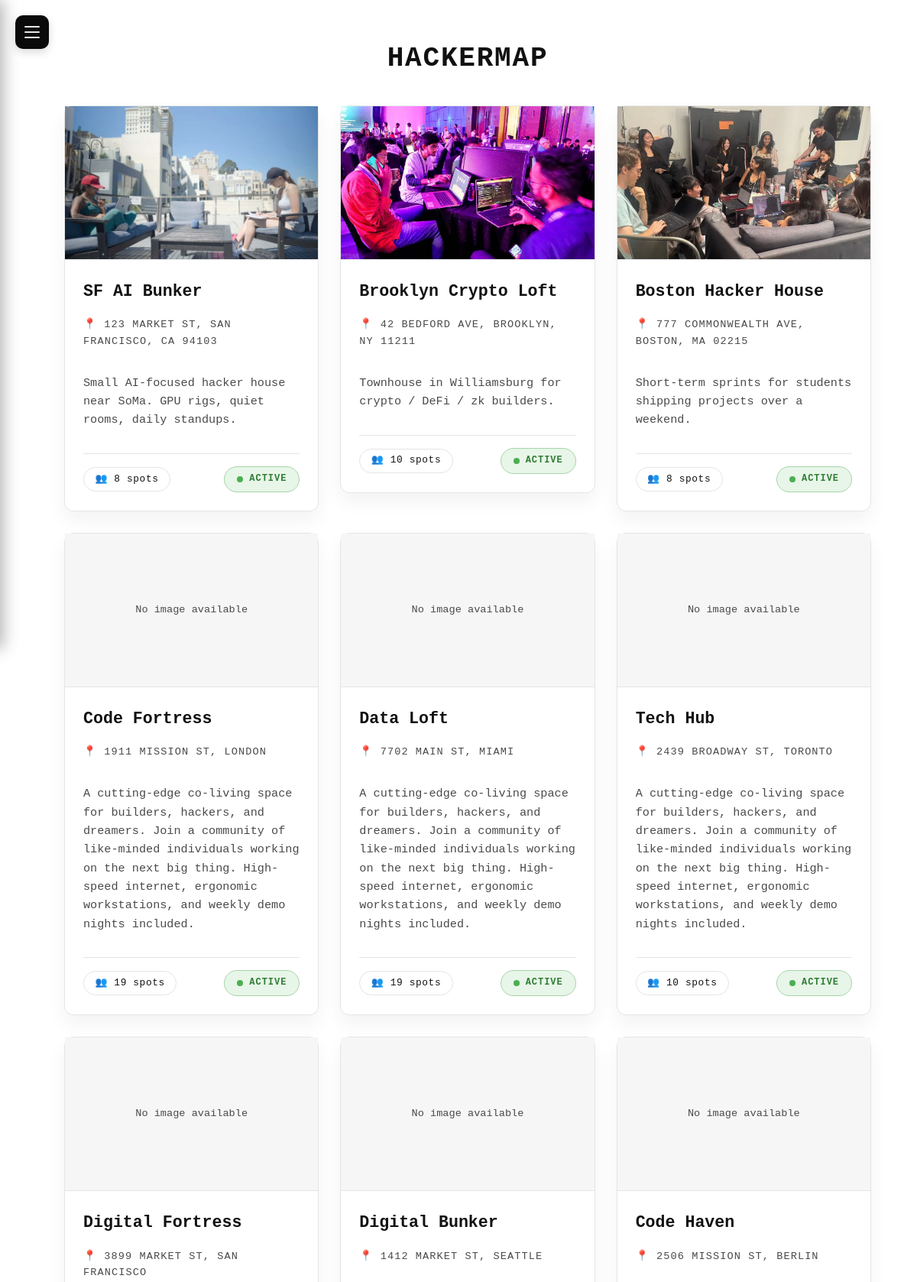
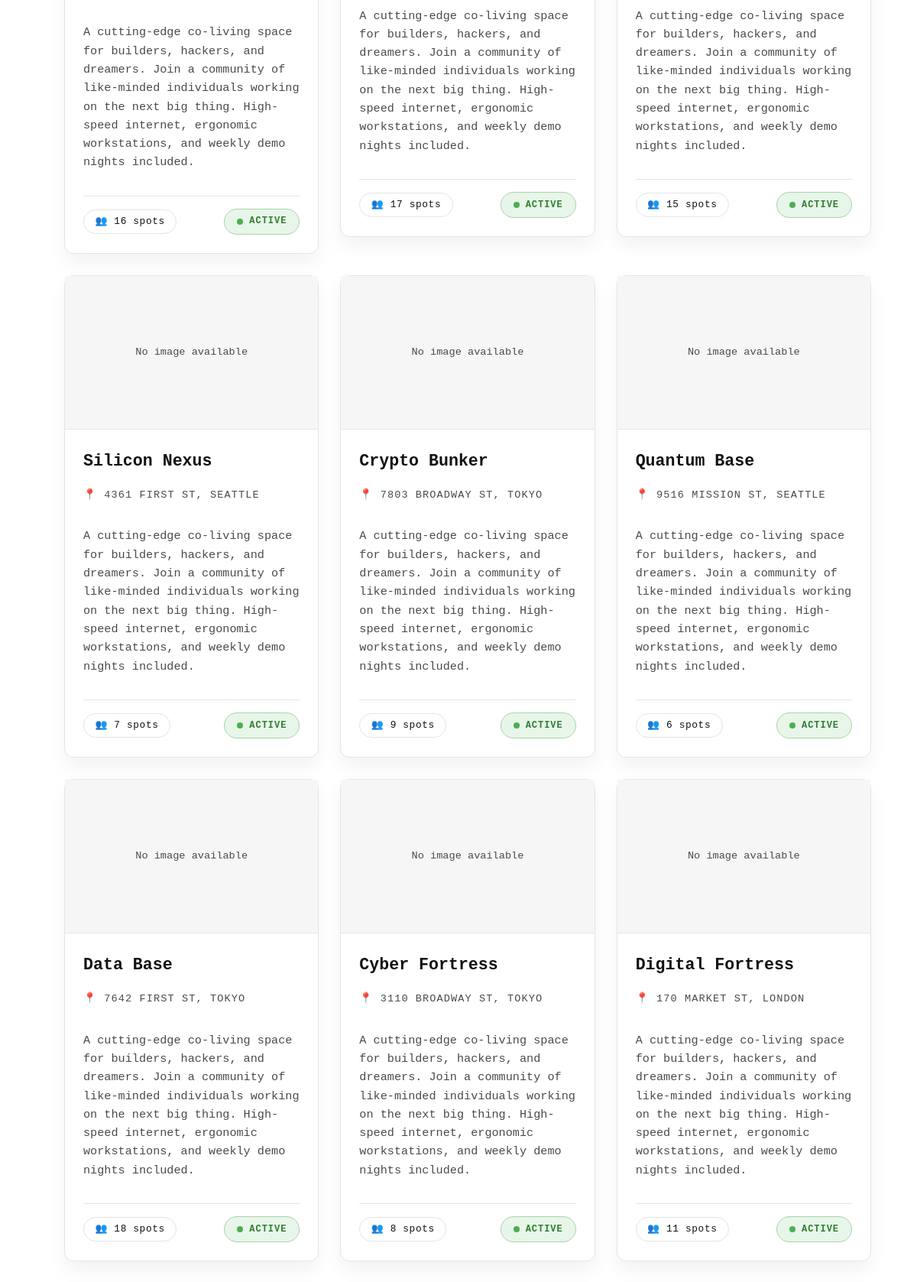
Screenshot of /houses/ (upper part) with the database file from the repository (2 pictures, top to bottom).
### project/models.py (models this page shows, shortened)
class HackerHouse(models.Model):
    host = models.ForeignKey(
        settings.AUTH_USER_MODEL,
        on_delete=models.CASCADE,
        related_name="hosted_houses",
    )
    title = models.CharField(max_length=255)
    description = models.TextField(blank=True)
    address = models.CharField(max_length=255)
    capacity = models.PositiveIntegerField()
    is_active = models.BooleanField(default=True)
    members = models.ManyToManyField(
        settings.AUTH_USER_MODEL,
        related_name="member_houses",
        blank=True,
    )
    created_at = models.DateTimeField(auto_now_add=True)
    updated_at = models.DateTimeField(auto_now=True)

class HouseImage(models.Model):
    house = models.ForeignKey(
        HackerHouse,
        on_delete=models.CASCADE,
        related_name="images",
    )
    image = models.ImageField(upload_to="house_images/")
    caption = models.CharField(max_length=255, blank=True)
    uploaded_at = models.DateTimeField(auto_now_add=True)

### project/views.py (the view)
# urls.py: path('houses/', HackerHouseListView.as_view(), name='hackerhouse_list'),
class HackerHouseListView(ListView):
    model = HackerHouse
    template_name = "hackerhouse_list.html"
    context_object_name = "hackerhouses"
    def get_queryset(self):
        return HackerHouse.objects.prefetch_related('images').all()

### project/templates/hackerhouse_list.html (shortened to what this page needs)
{% extends 'base.html' %}
{% block content %}
<div class="list-header">
    <h1>HackerMap</h1>
</div>
<div class="grid">
    {% for house in hackerhouses %}
    <a href="{% url 'hackerhouse_detail' house.pk %}" class="card-link">
        <article class="card">
            {% if house.images.all %}
            <img src="{{ house.images.all.0.image.url }}" alt="{{ house.title }}" class="card-image">
            {% else %}
            <div class="card-image no-image">
                No image available
            </div>
            {% endif %}
            <div class="card-content">
                <h2 class="card-title">{{ house.title }}</h2>
                <div class="card-address">
                    📍 {{ house.address }}
                </div>
                <p class="card-description">{{ house.description }}</p>
                <div class="card-footer">
                    <span class="capacity-badge">
                        👥 {{ house.capacity }} spots
                    </span>
                    <span class="status-indicator {% if house.is_active %}active{% else %}inactive{% endif %}">
                        <span class="status-dot"></span>
                        <span class="status-text">{% if house.is_active %}Active{% else %}Inactive{% endif %}</span>
                    </span>
                </div>
            </div>
        </article>
    </a>
    {% empty %}
    <p>No hacker houses found.</p>
    {% endfor %}
</div>
{% endblock %}

### project/static/project/styles.css (style rules this page uses)
:root { --bg-color: #ffffff; --card-bg: #ffffff; --text-primary: #111111; --text-secondary: #4a4a4a; --accent-color: #000000; --border-color: #e5e5e5; --shadow: 0 12px 24px rgb(0 0 0 / 0.05); --radius: 0.75rem; --sidebar-width: 260px; --sidebar-bg: #0a0a0a; --sidebar-text: #e8e8e8; --sidebar-hover: #1a1a1a; --sidebar-accent: #474747; --trigger-size: 44px; }
body { font-family: 'Andale Mono', monospace; background-color: var(--bg-color); color: var(--text-primary); margin: 0; padding: 0; line-height: 1.6; min-height: 100vh; }
h1 { font-family: 'Andale Mono', monospace; font-size: clamp(2rem, 3vw, 3rem); font-weight: 700; margin: 0 auto 3rem; text-align: center; letter-spacing: 0.05em; text-transform: uppercase; border-bottom: 1px solid var(--border-color); padding-bottom: 1rem; max-width: 960px; }
.grid { display: grid; grid-template-columns: repeat(auto-fill, minmax(320px, 1fr)); gap: 1.75rem; padding: 0; max-width: 1200px; margin: 0 auto; }
.card-link { text-decoration: none; color: inherit; display: block; }
.card { background: var(--card-bg); border: 1px solid var(--border-color); border-radius: var(--radius); box-shadow: var(--shadow); display: flex; flex-direction: column; transition: border-color 0.2s ease, transform 0.2s ease; }
.card-image { width: 100%; height: 200px; object-fit: cover; background-color: #f2f2f2; border-bottom: 1px solid var(--border-color); }
.card-content { font-family: 'Andale Mono', monospace; padding: 1.5rem; flex-grow: 1; display: flex; flex-direction: column; gap: 1rem; }
.card-title { font-family: 'Andale Mono', monospace; font-size: 1.35rem; font-weight: 600; margin: 0; color: var(--text-primary); }
.card-address { font-size: 0.85rem; color: var(--text-secondary); text-transform: uppercase; letter-spacing: 0.08em; }
.card-description { font-family: 'Andale Mono', monospace; font-size: 0.95rem; color: var(--text-secondary); flex-grow: 1; }
.card-footer { font-family: 'Andale Mono', monospace; display: flex; justify-content: space-between; align-items: center; padding-top: 1rem; border-top: 1px solid var(--border-color); }
.capacity-badge { border: 1px solid var(--border-color); padding: 0.3rem 0.9rem; border-radius: 999px; font-size: 0.8rem; font-weight: 500; letter-spacing: 0.05em; color: var(--text-primary); }
.no-image { display: flex; align-items: center; justify-content: center; color: var(--text-secondary); font-size: 0.85rem; background: #f6f6f6; }
.status-indicator { display: inline-flex; align-items: center; gap: 0.5rem; padding: 0.4rem 1rem; border-radius: 999px; font-size: 0.75rem; font-weight: 600; letter-spacing: 0.08em; text-transform: uppercase; }
.status-indicator.active { background: #e8f5e9; color: #2e7d32; border: 1px solid #a5d6a7; }
.status-dot { width: 8px; height: 8px; border-radius: 50%; animation: pulse 2s infinite; }
.status-indicator.active .status-dot { background: #4caf50; box-shadow: 0 0 0 0 rgba(76, 175, 80, 0.4); }
.list-header { display: flex; align-items: center; justify-content: center; gap: 1.5rem; max-width: 1200px; margin: 0 auto 2rem; }
.list-header h1 { margin: 0; border-bottom: none; padding-bottom: 0; max-width: none; text-align: left; }

### rows the page displays
HackerHouse: images.all.0.image (picture), title "SF AI Bunker", address "123 MARKET ST, SAN FRANCISCO, CA 94103", description "Small AI-focused hacker house near SoMa. GPU rigs, quiet rooms, daily standups.", capacity "8", is_active "ACTIVE"
HackerHouse: images.all.0.image (picture), title "Brooklyn Crypto Loft", address "42 BEDFORD AVE, BROOKLYN, NY 11211", description "Townhouse in Williamsburg for crypto / DeFi / zk builders.", capacity "10", is_active "ACTIVE"
HackerHouse: images.all.0.image (picture), title "Boston Hacker House", address "777 COMMONWEALTH AVE, BOSTON, MA 02215", description "Short-term sprints for students shipping projects over a weekend.", capacity "8", is_active "ACTIVE"
HackerHouse: shows "No image available", title "Code Fortress", address "1911 MISSION ST, LONDON", description "A cutting-edge co-living space for builders, hackers, and dreamers. Join a community of like-minded individuals working on the next big thing. High-speed internet, ergonomic workstations, and weekly demo nights included.", capacity "19", is_active "ACTIVE"
HackerHouse: shows "No image available", title "Data Loft", address "7702 MAIN ST, MIAMI", description "A cutting-edge co-living space for builders, hackers, and dreamers. Join a community of like-minded individuals working on the next big thing. High-speed internet, ergonomic workstations, and weekly demo nights included.", capacity "19", is_active "ACTIVE"
HackerHouse: shows "No image available", title "Tech Hub", address "2439 BROADWAY ST, TORONTO", description "A cutting-edge co-living space for builders, hackers, and dreamers. Join a community of like-minded individuals working on the next big thing. High-speed internet, ergonomic workstations, and weekly demo nights included.", capacity "10", is_active "ACTIVE"
HackerHouse: shows "No image available", title "Digital Fortress", address "3899 MARKET ST, SAN FRANCISCO", description "A cutting-edge co-living space for builders, hackers, and dreamers. Join a community of like-minded individuals working on the next big thing. High-speed internet, ergonomic workstations, and weekly demo nights included.", capacity "16", is_active "ACTIVE"
HackerHouse: shows "No image available", title "Digital Bunker", address "1412 MARKET ST, SEATTLE", description "A cutting-edge co-living space for builders, hackers, and dreamers. Join a community of like-minded individuals working on the next big thing. High-speed internet, ergonomic workstations, and weekly demo nights included.", capacity "17", is_active "ACTIVE"
HackerHouse: shows "No image available", title "Code Haven", address "2506 MISSION ST, BERLIN", description "A cutting-edge co-living space for builders, hackers, and dreamers. Join a community of like-minded individuals working on the next big thing. High-speed internet, ergonomic workstations, and weekly demo nights included.", capacity "15", is_active "ACTIVE"
HackerHouse: shows "No image available", title "Silicon Nexus", address "4361 FIRST ST, SEATTLE", description "A cutting-edge co-living space for builders, hackers, and dreamers. Join a community of like-minded individuals working on the next big thing. High-speed internet, ergonomic workstations, and weekly demo nights included.", capacity "7", is_active "ACTIVE"
HackerHouse: shows "No image available", title "Crypto Bunker", address "7803 BROADWAY ST, TOKYO", description "A cutting-edge co-living space for builders, hackers, and dreamers. Join a community of like-minded individuals working on the next big thing. High-speed internet, ergonomic workstations, and weekly demo nights included.", capacity "9", is_active "ACTIVE"
HackerHouse: shows "No image available", title "Quantum Base", address "9516 MISSION ST, SEATTLE", description "A cutting-edge co-living space for builders, hackers, and dreamers. Join a community of like-minded individuals working on the next big thing. High-speed internet, ergonomic workstations, and weekly demo nights included.", capacity "6", is_active "ACTIVE"
HackerHouse: shows "No image available", title "Data Base", address "7642 FIRST ST, TOKYO", description "A cutting-edge co-living space for builders, hackers, and dreamers. Join a community of like-minded individuals working on the next big thing. High-speed internet, ergonomic workstations, and weekly demo nights included.", capacity "18", is_active "ACTIVE"
HackerHouse: shows "No image available", title "Cyber Fortress", address "3110 BROADWAY ST, TOKYO", description "A cutting-edge co-living space for builders, hackers, and dreamers. Join a community of like-minded individuals working on the next big thing. High-speed internet, ergonomic workstations, and weekly demo nights included.", capacity "8", is_active "ACTIVE"
HackerHouse: shows "No image available", title "Digital Fortress", address "170 MARKET ST, LONDON", description "A cutting-edge co-living space for builders, hackers, and dreamers. Join a community of like-minded individuals working on the next big thing. High-speed internet, ergonomic workstations, and weekly demo nights included.", capacity "11", is_active "ACTIVE"
